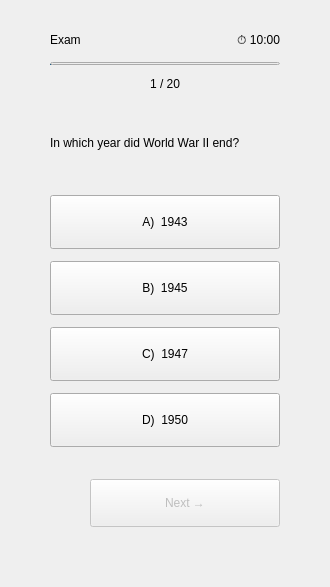
    <widget class="QWidget" name="pageExam">
     <layout class="QVBoxLayout" name="pageExamLayout">
      <property name="spacing">
       <number>12</number>
      </property>
      <property name="leftMargin">
       <number>50</number>
      </property>
      <property name="topMargin">
       <number>30</number>
      </property>
      <property name="rightMargin">
       <number>50</number>
      </property>
      <property name="bottomMargin">
       <number>40</number>
      </property>
      <item>
       <layout class="QHBoxLayout" name="examHeaderLayout">
        <property name="spacing">
         <number>0</number>
        </property>
        <item>
         <widget class="QLabel" name="labelExamTitle">
          <property name="text">
           <string>Exam</string>
          </property>
         </widget>
        </item>
        <item>
         <spacer name="examHeaderSpacer">
          <property name="orientation">
           <enum>Qt::Orientation::Horizontal</enum>
          </property>
          <property name="sizeHint" stdset="0">
           <size>
            <width>40</width>
            <height>20</height>
           </size>
          </property>
         </spacer>
        </item>
        <item>
         <widget class="QLabel" name="labelTimer">
          <property name="text">
           <string>⏱ 10:00</string>
          </property>
          <property name="alignment">
           <set>Qt::AlignmentFlag::AlignRight|Qt::AlignmentFlag::AlignTrailing|Qt::AlignmentFlag::AlignVCenter</set>
          </property>
         </widget>
        </item>
       </layout>
      </item>
      <item>
       <widget class="QProgressBar" name="progressBar">
        <property name="maximumSize">
         <size>
          <width>16777215</width>
          <height>3</height>
         </size>
        </property>
        <property name="maximum">
         <number>20</number>
        </property>
        <property name="value">
         <number>0</number>
        </property>
        <property name="textVisible">
         <bool>false</bool>
        </property>
       </widget>
      </item>
      <item>
       <widget class="QLabel" name="labelProgress">
        <property name="text">
         <string>1 / 20</string>
        </property>
        <property name="alignment">
         <set>Qt::AlignmentFlag::AlignCenter</set>
        </property>
       </widget>
      </item>
      <item>
       <widget class="QLabel" name="labelQuestion">
        <property name="minimumSize">
         <size>
          <width>0</width>
          <height>80</height>
         </size>
        </property>
        <property name="text">
         <string>In which year did World War II end?</string>
        </property>
        <property name="wordWrap">
         <bool>true</bool>
        </property>
       </widget>
      </item>
      <item>
       <widget class="QPushButton" name="buttonA">
        <property name="minimumSize">
         <size>
          <width>0</width>
          <height>54</height>
         </size>
        </property>
        <property name="text">
         <string>A)  1943</string>
        </property>
       </widget>
      </item>
      <item>
       <widget class="QPushButton" name="buttonB">
        <property name="minimumSize">
         <size>
          <width>0</width>
          <height>54</height>
         </size>
        </property>
        <property name="text">
         <string>B)  1945</string>
        </property>
       </widget>
      </item>
      <item>
       <widget class="QPushButton" name="buttonC">
        <property name="minimumSize">
         <size>
          <width>0</width>
          <height>54</height>
         </size>
        </property>
        <property name="text">
         <string>C)  1947</string>
        </property>
       </widget>
      </item>
      <item>
       <widget class="QPushButton" name="buttonD">
        <property name="minimumSize">
         <size>
          <width>0</width>
          <height>54</height>
         </size>
        </property>
        <property name="text">
         <string>D)  1950</string>
        </property>
       </widget>
      </item>
      <item>
       <spacer name="verticalSpacer_2">
        <property name="orientation">
         <enum>Qt::Orientation::Vertical</enum>
        </property>
        <property name="sizeType">
         <enum>QSizePolicy::Policy::Fixed</enum>
        </property>
        <property name="sizeHint" stdset="0">
         <size>
          <width>20</width>
          <height>20</height>
         </size>
        </property>
       </spacer>
      </item>
      <item>
       <layout class="QHBoxLayout" name="examFooterLayout">
        <property name="spacing">
         <number>0</number>
        </property>
        <item>
         <spacer name="examFooterSpacer">
          <property name="orientation">
           <enum>Qt::Orientation::Horizontal</enum>
          </property>
          <property name="sizeHint" stdset="0">
           <size>
            <width>40</width>
            <height>20</height>
           </size>
          </property>
         </spacer>
        </item>
        <item>
         <widget class="QPushButton" name="buttonNext">
          <property name="enabled">
           <bool>false</bool>
          </property>
          <property name="minimumSize">
           <size>
            <width>190</width>
            <height>48</height>
           </size>
          </property>
          <property name="maximumSize">
           <size>
            <width>190</width>
            <height>48</height>
           </size>
          </property>
          <property name="text">
           <string>Next →</string>
          </property>
         </widget>
        </item>
       </layout>
      </item>
      <item>
       <spacer name="examStretchSpacer">
        <property name="orientation">
         <enum>Qt::Orientation::Vertical</enum>
        </property>
        <property name="sizeHint" stdset="0">
         <size>
          <width>20</width>
          <height>20</height>
         </size>
        </property>
       </spacer>
      </item>
     </layout>
    </widget>
